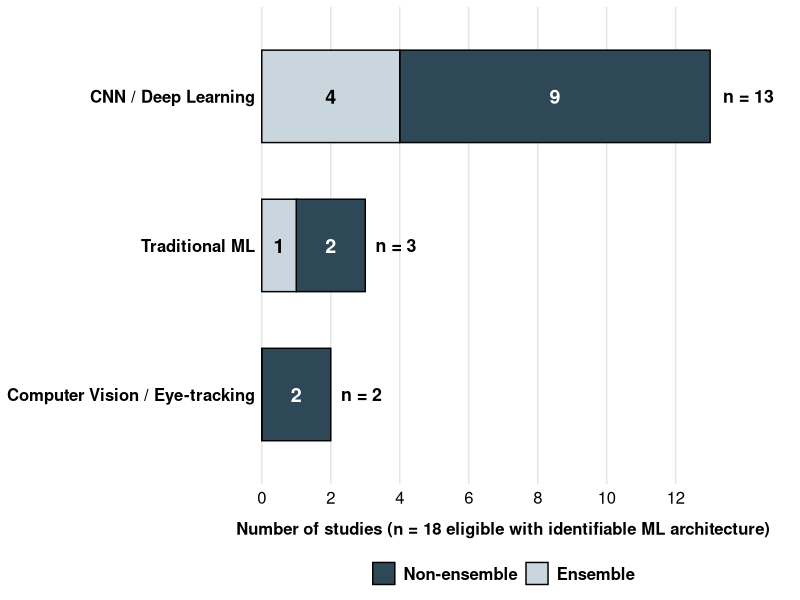
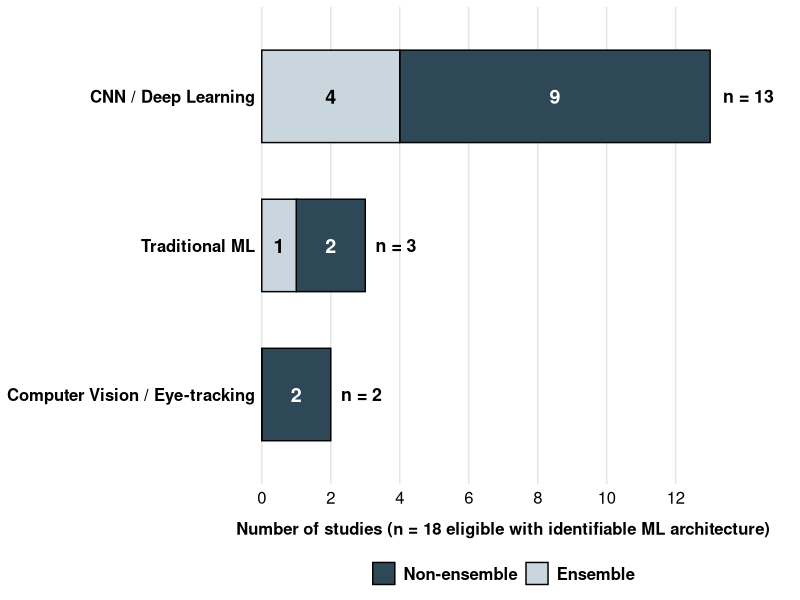

Source code (R) for these figures, in order:
library(ggplot2)
library(dplyr)

df_arch <- data.frame(
  Family = rep(c(
    "CNN / Deep Learning",
    "Traditional ML",
    "Computer Vision / Eye-tracking"
  ), each = 2),
  Configuration = rep(c("Non-ensemble", "Ensemble"), times = 3),
  Studies = c(
    9, 4,
    2, 1,
    2, 0
  )
)

df_arch$Family <- factor(
  df_arch$Family,
  levels = c(
    "Computer Vision / Eye-tracking",
    "Traditional ML",
    "CNN / Deep Learning"
  )
)

df_arch$Configuration <- factor(
  df_arch$Configuration,
  levels = c("Non-ensemble", "Ensemble")
)

totals <- df_arch %>%
  group_by(Family) %>%
  summarise(Total = sum(Studies))

colors_conf <- c(
  "Non-ensemble" = "#2F4858",
  "Ensemble"     = "#C9D6DE"
)

p <- ggplot(df_arch, aes(x = Studies, y = Family, fill = Configuration)) +
  geom_bar(
    stat = "identity",
    width = 0.62,
    colour = "black",
    linewidth = 0.5
  ) +
  geom_text(
    aes(
      label = ifelse(Studies > 0, Studies, ""),
      colour = Configuration
    ),
    position = position_stack(vjust = 0.5),
    size = 5,
    fontface = "bold",
    show.legend = FALSE
  ) +
  geom_text(
    data = totals,
    inherit.aes = FALSE,
    aes(x = Total, y = Family, label = paste0("n = ", Total)),
    hjust = -0.25,
    size = 4.5,
    fontface = "bold",
    colour = "black"
  ) +
  scale_fill_manual(values = colors_conf, name = NULL) +
  scale_colour_manual(values = c(
    "Non-ensemble" = "white",
    "Ensemble"     = "black"
  )) +
  scale_x_continuous(
    limits = c(0, 14),
    breaks = seq(0, 12, 2),
    expand = c(0, 0)
  ) +
  coord_cartesian(clip = "off") +
  labs(
    x = "Number of studies (n = 18 eligible with identifiable ML architecture)",
    y = NULL
  ) +
  theme_minimal(base_family = "sans") +
  theme(
    legend.position = "bottom",
    legend.text = element_text(size = 12, face = "bold", colour = "black"),
    axis.text.y = element_text(size = 12, face = "bold", colour = "black"),
    axis.text.x = element_text(size = 12, colour = "black"),
    axis.title.x = element_text(
      size = 12,
      face = "bold",
      colour = "black",
      margin = margin(t = 10)
    ),
    plot.margin = margin(t = 5, r = 40, b = 5, l = 5),
    panel.grid.major.y = element_blank(),
    panel.grid.minor = element_blank(),
    panel.grid.major.x = element_line(colour = "gray90")
  )

ggsave("../results/fig_4_architectures.png", plot = p, width = 9, height = 5.2, dpi = 300)
ggsave("../results/fig_4_architectures.pdf", plot = p, width = 9, height = 5.2)
